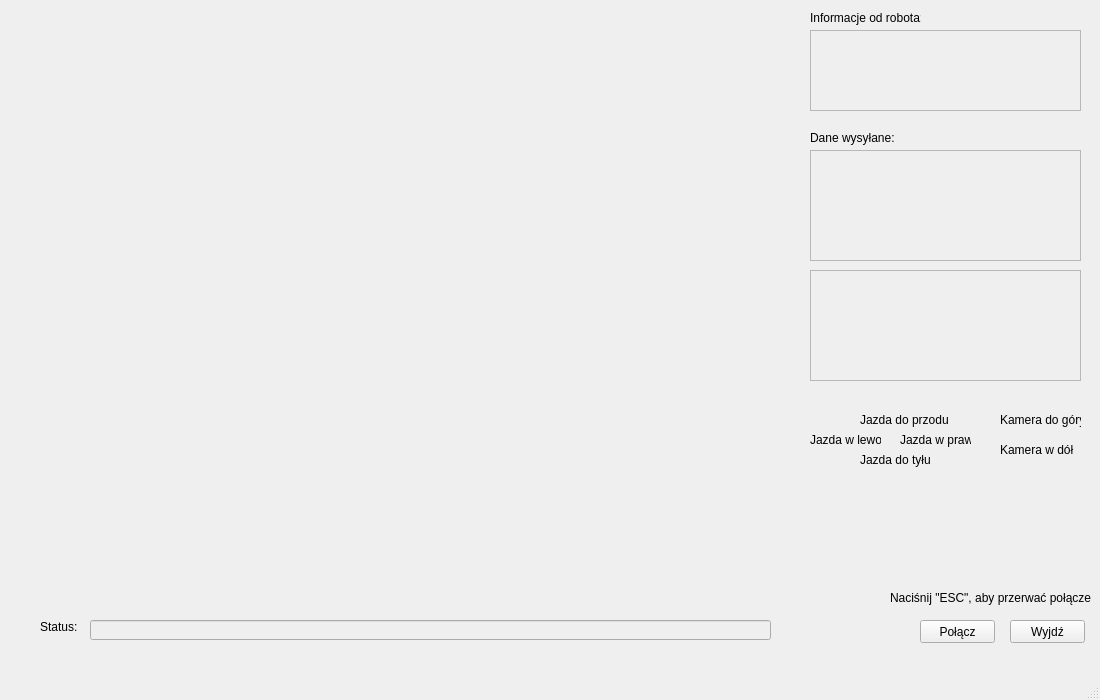
<?xml version="1.0" encoding="UTF-8"?>
<ui version="4.0">
 <class>MainWindow</class>
 <widget class="QMainWindow" name="MainWindow">
  <property name="geometry">
   <rect>
    <x>0</x>
    <y>0</y>
    <width>1100</width>
    <height>700</height>
   </rect>
  </property>
  <property name="minimumSize">
   <size>
    <width>1100</width>
    <height>700</height>
   </size>
  </property>
  <property name="focusPolicy">
   <enum>Qt::TabFocus</enum>
  </property>
  <property name="windowTitle">
   <string>MainWindow</string>
  </property>
  <widget class="QWidget" name="centralwidget">
   <widget class="QPushButton" name="polaczPrzycisk">
    <property name="geometry">
     <rect>
      <x>920</x>
      <y>620</y>
      <width>75</width>
      <height>23</height>
     </rect>
    </property>
    <property name="text">
     <string>Połącz</string>
    </property>
   </widget>
   <widget class="QPushButton" name="wyjdzPrzycisk">
    <property name="geometry">
     <rect>
      <x>1010</x>
      <y>620</y>
      <width>75</width>
      <height>23</height>
     </rect>
    </property>
    <property name="text">
     <string>Wyjdź</string>
    </property>
   </widget>
   <widget class="QLineEdit" name="lineEdit">
    <property name="enabled">
     <bool>false</bool>
    </property>
    <property name="geometry">
     <rect>
      <x>90</x>
      <y>620</y>
      <width>681</width>
      <height>20</height>
     </rect>
    </property>
   </widget>
   <widget class="QLabel" name="statusLabel">
    <property name="geometry">
     <rect>
      <x>40</x>
      <y>620</y>
      <width>46</width>
      <height>13</height>
     </rect>
    </property>
    <property name="text">
     <string>Status:</string>
    </property>
   </widget>
   <widget class="QLabel" name="label_2">
    <property name="geometry">
     <rect>
      <x>810</x>
      <y>10</y>
      <width>111</width>
      <height>16</height>
     </rect>
    </property>
    <property name="text">
     <string>Informacje od robota:</string>
    </property>
   </widget>
   <widget class="QLabel" name="label_3">
    <property name="geometry">
     <rect>
      <x>810</x>
      <y>130</y>
      <width>111</width>
      <height>16</height>
     </rect>
    </property>
    <property name="text">
     <string>Dane wysyłane:</string>
    </property>
   </widget>
   <widget class="QTextEdit" name="testBox">
    <property name="enabled">
     <bool>false</bool>
    </property>
    <property name="geometry">
     <rect>
      <x>810</x>
      <y>150</y>
      <width>271</width>
      <height>111</height>
     </rect>
    </property>
   </widget>
   <widget class="QTextEdit" name="rs232all">
    <property name="enabled">
     <bool>false</bool>
    </property>
    <property name="geometry">
     <rect>
      <x>810</x>
      <y>270</y>
      <width>271</width>
      <height>111</height>
     </rect>
    </property>
   </widget>
   <widget class="QLabel" name="label_4">
    <property name="geometry">
     <rect>
      <x>890</x>
      <y>590</y>
      <width>201</width>
      <height>16</height>
     </rect>
    </property>
    <property name="text">
     <string>Naciśnij &quot;ESC&quot;, aby przerwać połączenie</string>
    </property>
   </widget>
   <widget class="QLabel" name="cameraView">
    <property name="geometry">
     <rect>
      <x>15</x>
      <y>12</y>
      <width>761</width>
      <height>581</height>
     </rect>
    </property>
    <property name="text">
     <string/>
    </property>
   </widget>
   <widget class="QTextEdit" name="oknoRozmowy">
    <property name="enabled">
     <bool>false</bool>
    </property>
    <property name="geometry">
     <rect>
      <x>810</x>
      <y>30</y>
      <width>271</width>
      <height>81</height>
     </rect>
    </property>
   </widget>
   <widget class="QLabel" name="przodLabel">
    <property name="geometry">
     <rect>
      <x>860</x>
      <y>410</y>
      <width>91</width>
      <height>20</height>
     </rect>
    </property>
    <property name="text">
     <string>Jazda do przodu</string>
    </property>
   </widget>
   <widget class="QLabel" name="lewoLabel">
    <property name="geometry">
     <rect>
      <x>810</x>
      <y>430</y>
      <width>71</width>
      <height>20</height>
     </rect>
    </property>
    <property name="text">
     <string>Jazda w lewo</string>
    </property>
   </widget>
   <widget class="QLabel" name="prawoLabel">
    <property name="geometry">
     <rect>
      <x>900</x>
      <y>430</y>
      <width>71</width>
      <height>20</height>
     </rect>
    </property>
    <property name="text">
     <string>Jazda w prawo</string>
    </property>
   </widget>
   <widget class="QLabel" name="tylLabel">
    <property name="geometry">
     <rect>
      <x>860</x>
      <y>450</y>
      <width>71</width>
      <height>20</height>
     </rect>
    </property>
    <property name="text">
     <string>Jazda do tyłu</string>
    </property>
   </widget>
   <widget class="QLabel" name="kameraGoraLabel">
    <property name="geometry">
     <rect>
      <x>1000</x>
      <y>410</y>
      <width>81</width>
      <height>20</height>
     </rect>
    </property>
    <property name="text">
     <string>Kamera do góry</string>
    </property>
   </widget>
   <widget class="QLabel" name="kameraDolLabel">
    <property name="geometry">
     <rect>
      <x>1000</x>
      <y>440</y>
      <width>81</width>
      <height>20</height>
     </rect>
    </property>
    <property name="text">
     <string>Kamera w dół</string>
    </property>
   </widget>
  </widget>
  <widget class="QMenuBar" name="menubar">
   <property name="geometry">
    <rect>
     <x>0</x>
     <y>0</y>
     <width>1100</width>
     <height>21</height>
    </rect>
   </property>
  </widget>
  <widget class="QStatusBar" name="statusbar"/>
 </widget>
 <resources/>
 <connections/>
</ui>
